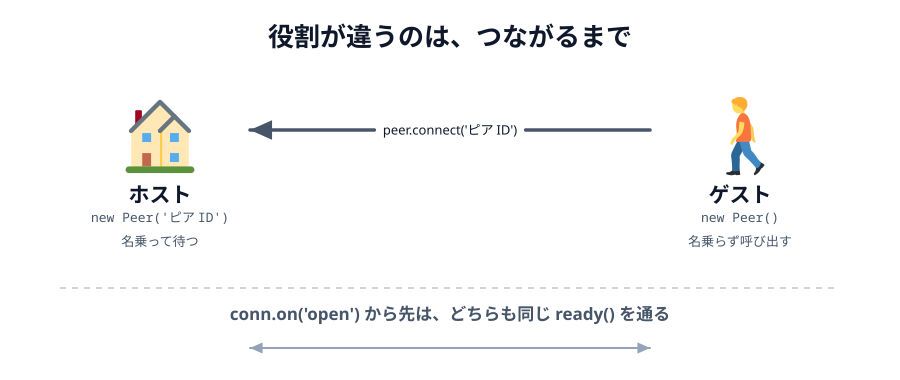

The Python source for this figure:
# 03-host-guest.svg
# スキーマ: SOURCE-PATH-GOAL（呼び出し）+ BALANCE（open からは対等）

import sys
sys.path.insert(0, "/Users/seekseep/.claude/skills/genfig")
from genfig import Canvas, PALETTE

c = Canvas(900, 380)

c.text(450, 46, "役割が違うのは、つながるまで", scale="xl")
c.node(160, 150, "ホスト", emoji_cp="1f3e0")
c.text(160, 222, "new Peer('ピア ID')", scale="sm", font="technical")
c.text(160, 246, "名乗って待つ", scale="sm")
c.node(740, 150, "ゲスト", emoji_cp="1f6b6")
c.text(740, 222, "new Peer()", scale="sm", font="technical")
c.text(740, 246, "名乗らず呼び出す", scale="sm")
c.link((650, 130), (250, 130), label="peer.connect('ピア ID')", label_scale="sm")
c.raw('<line x1="60" y1="288" x2="840" y2="288" stroke="#cbd5e1" stroke-width="2" stroke-dasharray="6 6"/>')
c.text(450, 320, "conn.on('open') から先は、どちらも同じ ready() を通る", scale="md")
c.link((250, 348), (650, 348), both=True, primary=False)

c.save("03-host-guest.svg")
